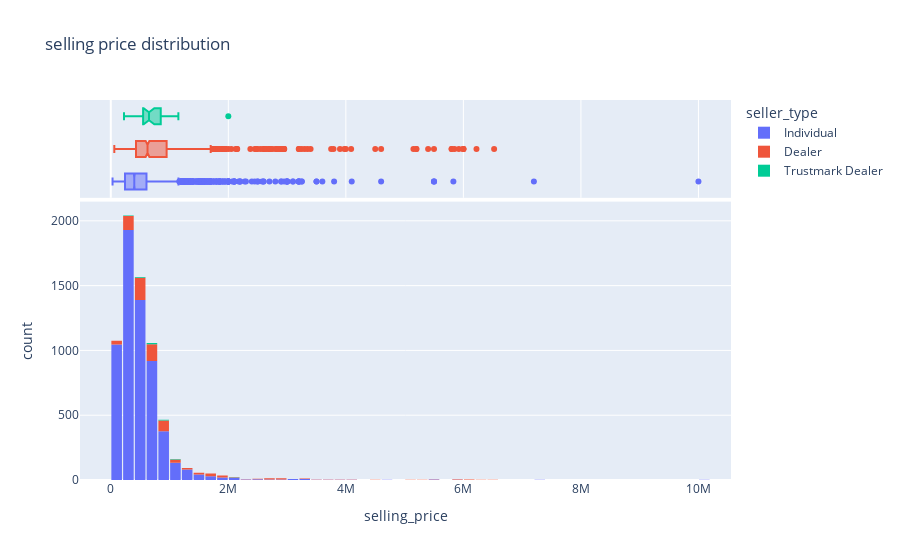

Notebook cell for this chart:
### Markdown cell above
Plotting the histogram to check the count of selling price in different range

### Code cell
fig = px.histogram(df,
x='selling_price',
marginal='box',
color="seller_type",
nbins=70,

title='selling price distribution')
fig.update_layout(bargap=0.1)
fig.show()

### Figure 1 — Plotly figure (JSON) as saved in the notebook; plotly's stock layout.template omitted (floating-point values rounded to 4 significant figures; data arrays with more than 128 entries replaced by an {"elided": "..."} marker saying what was removed)
{"data": [{"alignmentgroup": "True", "bingroup": "x", "hovertemplate": "seller_type=Individual<br>selling_price=%{x}<br>count=%{y}<extra></extra>", "legendgroup": "Individual", "marker": {"color": "#636efa", "pattern": {"shape": ""}}, "name": "Individual", "nbinsx": 70, "offsetgroup": "Individual", "orientation": "v", "showlegend": true, "type": "histogram", "x": {"elided": "6024 int values"}, "xaxis": "x", "yaxis": "y"}, {"alignmentgroup": "True", "hovertemplate": "seller_type=Individual<br>selling_price=%{x}<extra></extra>", "legendgroup": "Individual", "marker": {"color": "#636efa"}, "name": "Individual", "notched": true, "offsetgroup": "Individual", "showlegend": false, "type": "box", "x": {"elided": "6024 int values"}, "xaxis": "x2", "yaxis": "y2"}, {"alignmentgroup": "True", "bingroup": "x", "hovertemplate": "seller_type=Dealer<br>selling_price=%{x}<br>count=%{y}<extra></extra>", "legendgroup": "Dealer", "marker": {"color": "#EF553B", "pattern": {"shape": ""}}, "name": "Dealer", "nbinsx": 70, "offsetgroup": "Dealer", "orientation": "v", "showlegend": true, "type": "histogram", "x": {"elided": "666 int values"}, "xaxis": "x", "yaxis": "y"}, {"alignmentgroup": "True", "hovertemplate": "seller_type=Dealer<br>selling_price=%{x}<extra></extra>", "legendgroup": "Dealer", "marker": {"color": "#EF553B"}, "name": "Dealer", "notched": true, "offsetgroup": "Dealer", "showlegend": false, "type": "box", "x": {"elided": "666 int values"}, "xaxis": "x2", "yaxis": "y2"}, {"alignmentgroup": "True", "bingroup": "x", "hovertemplate": "seller_type=Trustmark Dealer<br>selling_price=%{x}<br>count=%{y}<extra></extra>", "legendgroup": "Trustmark Dealer", "marker": {"color": "#00cc96", "pattern": {"shape": ""}}, "name": "Trustmark Dealer", "nbinsx": 70, "offsetgroup": "Trustmark Dealer", "orientation": "v", "showlegend": true, "type": "histogram", "x": [2000000, 225000, 550000, 750000, 650000, 625000, 779000, 1000000, 1000000, 550000, 600000, 675000, 950000, 850000, 550000, 925000, 625000, 635000, 430000, 675000, 570000, 850000, 325000, 650000, 475000, 325000, 1150000], "xaxis": "x", "yaxis": "y"}, {"alignmentgroup": "True", "hovertemplate": "seller_type=Trustmark Dealer<br>selling_price=%{x}<extra></extra>", "legendgroup": "Trustmark Dealer", "marker": {"color": "#00cc96"}, "name": "Trustmark Dealer", "notched": true, "offsetgroup": "Trustmark Dealer", "showlegend": false, "type": "box", "x": [2000000, 225000, 550000, 750000, 650000, 625000, 779000, 1000000, 1000000, 550000, 600000, 675000, 950000, 850000, 550000, 925000, 625000, 635000, 430000, 675000, 570000, 850000, 325000, 650000, 475000, 325000, 1150000], "xaxis": "x2", "yaxis": "y2"}], "layout": {"bargap": 0.1, "barmode": "relative", "legend": {"title": {"text": "seller_type"}, "tracegroupgap": 0}, "title": {"text": "selling price distribution"}, "xaxis": {"anchor": "y", "domain": [0, 1], "title": {"text": "selling_price"}}, "xaxis2": {"anchor": "y2", "domain": [0, 1], "matches": "x", "showgrid": true, "showticklabels": false}, "yaxis": {"anchor": "x", "domain": [0, 0.7326], "title": {"text": "count"}}, "yaxis2": {"anchor": "x2", "domain": [0.7426, 1], "matches": "y2", "showgrid": false, "showline": false, "showticklabels": false, "ticks": ""}}}
